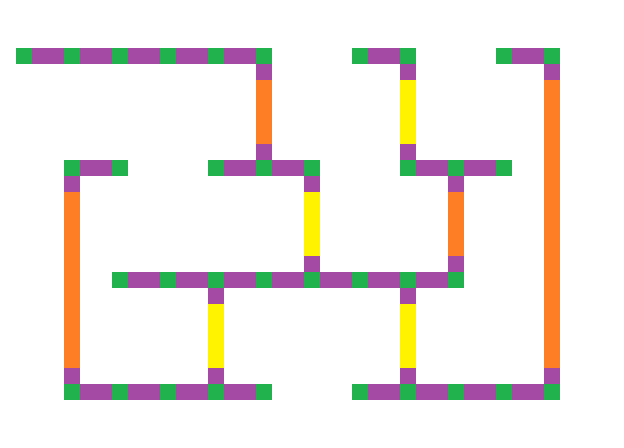
#> input picture assets/world/logic-map.png, 1248 x 896 px (shown at 1/2 size)
$ python generate_debug_map.py
#> lines starting #> are read from the running program, lines starting #| are printed output that depends on the picture
### scripts/extract_positions.py
"""Extracts the room/position graph from assets/world/logic-map.png and
prints ready-to-paste text blocks: the Sass $positions map, the HTML
position radio inputs, and the HTML direction-button edge labels.

The map is a clean, non-anti-aliased 32px-tile schematic: every tile is
one of five flat legend colors, or fully transparent (no tile / not
part of the map yet).

Legend:
  white  (255,255,255) = room floor
  green  (34,177,76)   = character standing point ("position" node)
  purple (163,73,164)  = walkable connector (normal exit)
  orange (255,127,39)  = elevator connector
  yellow (255,242,0)   = ladder connector

Not part of the build pipeline — a one-off data-extraction tool, re-run by
hand whenever logic-map.png changes; its output is pasted by hand into
scss/base/_graph.scss and html/partials/position-radios.html,
edge-radios.html, and direction-edge-buttons.html.
"""

from pathlib import Path

from PIL import Image

TILE = 32

LEGEND = {
    (255, 255, 255, 255): "room",
    (34, 177, 76, 255): "green",
    (163, 73, 164, 255): "purple",
    (255, 127, 39, 255): "orange",
    (255, 242, 0, 255): "yellow",
}

CONNECTOR_KINDS = {"purple": "walk", "orange": "elevator", "yellow": "ladder"}

DIRECTIONS = {
    "up": (0, -1),
    "right": (1, 0),
    "down": (0, 1),
    "left": (-1, 0),
}

ARROWS = {"up": "▲", "right": "▶", "down": "▼", "left": "◀"}


def classify(img, col, row):
    px = img.getpixel((col * TILE + TILE // 2, row * TILE + TILE // 2))
    return LEGEND.get(px)


def build_graph():
    path = Path(__file__).resolve().parent.parent / "assets" / "world" / "logic-map.png"
    img = Image.open(path).convert("RGBA")
    width, height = img.size
    cols, rows = width // TILE, height // TILE

    grid = [[classify(img, c, r) for c in range(cols)] for r in range(rows)]

    greens = [
        (c, r) for r in range(rows) for c in range(cols) if grid[r][c] == "green"
    ]

    def trace(c, r, dc, dr):
        kind = None
        c, r = c + dc, r + dr
        while 0 <= c < cols and 0 <= r < rows:
            cell = grid[r][c]
            if cell == "green":
                return (c, r), (kind or "walk")
            if cell in CONNECTOR_KINDS:
                found = CONNECTOR_KINDS[cell]
                if kind is None or found != "walk":
                    kind = found
                c, r = c + dc, r + dr
                continue
            return None
        return None

    nodes = {
        (c, r): idx
        for idx, (c, r) in enumerate(sorted(greens, key=lambda p: (p[1], p[0])), start=1)
    }

    result = {}
    for (c, r), idx in nodes.items():
        exits = {}
        for direction, (dc, dr) in DIRECTIONS.items():
            hit = trace(c, r, dc, dr)
            if hit:
                target_pos, kind = hit
                target_idx = nodes.get(target_pos)
                if target_idx:
                    exits[direction] = {"to": target_idx, "kind": kind}
        result[idx] = {"col": c, "row": r, "exits": exits}
    return result


# [44 lines left out: functions print_scss, print_html_inputs, print_html_facing_inputs, print_html_labels, not called in this run]


# [11 lines that do not run on import are left out]

### scripts/generate_debug_map.py
"""Generates two permanent, pre-rendered debug overlays derived from
assets/world/logic-map.png, toggled by two independent buttons/checkboxes
(see scss/world/_room.scss):

- assets/world/logic-map-colors.png: just the logic-map's node/connector
  colors (white/green/purple/orange/yellow), resized to display scale, no
  lines/labels. Toggled by the COLORS button.
- assets/world/logic-map-grid.png: just the per-tile grid, room
  boundaries, floor-anchor line, and 0-based column/row number labels, on a
  fully transparent background. Toggled by the GRID button.

Split out of a single combined "logic-map-debug.png" so grid lines and
map colors can be shown/hidden independently while testing.

Replaces the previous CSS-only overlay (repeating-linear-gradient layers +
counter-based label <span> grids in scss/world/_room.scss), which only
rendered the number labels correctly within the very first room segment.

Re-run this script whenever assets/world/logic-map.png changes:
    python scripts/generate_debug_map.py

All measurements mirror scss/base/_variables.scss - keep both in sync.
"""

from pathlib import Path

from PIL import Image, ImageDraw, ImageFont

from extract_positions import build_graph

# --- mirrors scss/base/_variables.scss ---
TILE_SIZE = 32
DISPLAY_SCALE = 2
TILE_SIZE_DISPLAY = TILE_SIZE * DISPLAY_SCALE  # 64
MOVEMENT_TILES_PER_STEP = 3
MOVEMENT_STEP_DISPLAY = TILE_SIZE_DISPLAY * MOVEMENT_TILES_PER_STEP  # 192
DEBUG_GRID_ROWS = 7
ROOM_HEIGHT_DISPLAY = DEBUG_GRID_ROWS * TILE_SIZE_DISPLAY  # 448
ENVIRONMENT_ANCHOR_ROW = 4.5

SOURCE_PATH = Path(__file__).resolve().parent.parent / "assets/world/logic-map.png"
COLORS_OUTPUT_PATH = (
    Path(__file__).resolve().parent.parent / "assets/world/logic-map-colors.png"
)
GRID_OUTPUT_PATH = (
    Path(__file__).resolve().parent.parent / "assets/world/logic-map-grid.png"
)

GRID_LINE_COLOR = (255, 255, 255, 40)
ROOM_LINE_COLOR = (255, 176, 0, 180)
ANCHOR_LINE_COLOR = (0, 170, 255, 230)
LABEL_COLOR = (0, 255, 136, 255)
LABEL_OUTLINE_COLOR = (0, 0, 0, 255)
NODE_LABEL_COLOR = (255, 60, 220, 255)


def load_label_font() -> ImageFont.FreeTypeFont:
    for candidate in ("consola.ttf", "arial.ttf", "DejaVuSans.ttf"):
        try:
            return ImageFont.truetype(candidate, 16)
        except OSError:
            continue
    return ImageFont.load_default()


def draw_outlined_text(draw: ImageDraw.ImageDraw, xy, text, font, color=LABEL_COLOR) -> None:
    x, y = xy
    for dx, dy in ((-1, 0), (1, 0), (0, -1), (0, 1)):
        draw.text((x + dx, y + dy), text, font=font, fill=LABEL_OUTLINE_COLOR)
    draw.text((x, y), text, font=font, fill=color)


def main() -> None:
    source = Image.open(SOURCE_PATH).convert("RGBA")
#> source is the input picture: PIL image 1248x896 RGBA; mean R, G, B, A 110.3, 104.8, 100.7, 123.5
    width, height = source.width * DISPLAY_SCALE, source.height * DISPLAY_SCALE
#> width = 2496; height = 1792
    colors_map = source.resize((width, height), Image.NEAREST)
    colors_map.save(COLORS_OUTPUT_PATH)
    print(f"Wrote {COLORS_OUTPUT_PATH} ({width}x{height})")
#| Wrote assets/world/logic-map-colors.png (2496x1792)

    overlay = Image.new("RGBA", (width, height), (0, 0, 0, 0))
#> overlay: PIL image 2496x1792 RGBA; every value is 0
    draw = ImageDraw.Draw(overlay)

    # Per-tile grid.
    for x in range(0, width + 1, TILE_SIZE_DISPLAY):
        draw.line([(x, 0), (x, height)], fill=GRID_LINE_COLOR, width=1)
    for y in range(0, height + 1, TILE_SIZE_DISPLAY):
        draw.line([(0, y), (width, y)], fill=GRID_LINE_COLOR, width=1)

    # Room boundaries.
    for x in range(0, width + 1, MOVEMENT_STEP_DISPLAY):
        draw.line([(x, 0), (x, height)], fill=ROOM_LINE_COLOR, width=2)
    for y in range(0, height + 1, ROOM_HEIGHT_DISPLAY):
        draw.line([(0, y), (width, y)], fill=ROOM_LINE_COLOR, width=2)

    # Floor-anchor line, repeated once per room segment.
    anchor_offset = round(ENVIRONMENT_ANCHOR_ROW * TILE_SIZE_DISPLAY)
    for room_top in range(0, height, ROOM_HEIGHT_DISPLAY):
        y = room_top + anchor_offset
        draw.line([(0, y), (width, y)], fill=ANCHOR_LINE_COLOR, width=2)

    # Column / row index labels (0-based, matches col/row in $positions).
    font = load_label_font()
    for col, x in enumerate(range(0, width, TILE_SIZE_DISPLAY)):
        draw_outlined_text(draw, (x + 3, 1), str(col), font)
    for row, y in enumerate(range(0, height, TILE_SIZE_DISPLAY)):
        draw_outlined_text(draw, (1, y + 1), str(row), font)

    # Position-node ids ($positions in base/_variables.scss), centered on
    # each green standing-point tile, for cross-referencing coordinates in
    # conversation without having to count tiles by hand.
    node_font = load_label_font()
    for idx, node in build_graph().items():
#> in classify, `px = img.getpixel((col * TILE + TILE // 2, row * TILE + TILE // 2))`: px = (0, 0, 0, 0)
#> in build_graph, `grid = [[classify(img, c, r) for c in range(cols)] for r in range(rows)]`: grid = 28 items
#> in build_graph, `greens = [ (c, r) for r in range(rows) for c in range(cols) if grid[r]..`: greens = 36 pairs, first value 1 to 34, second value 3 to 24
#> in build_graph, `nodes = { (c, r): idx for idx, (c, r) in enumerate(sorted(greens, key=..`: nodes = 36 items
#> the loop in build_graph, `for (c, r), idx in nodes.items():` made 36 passes
        x = node["col"] * TILE_SIZE_DISPLAY
#> x = 64
        y = node["row"] * TILE_SIZE_DISPLAY
        draw_outlined_text(
            draw, (x + 4, y + TILE_SIZE_DISPLAY // 2 - 8), str(idx), node_font, NODE_LABEL_COLOR
        )

    overlay.save(GRID_OUTPUT_PATH)
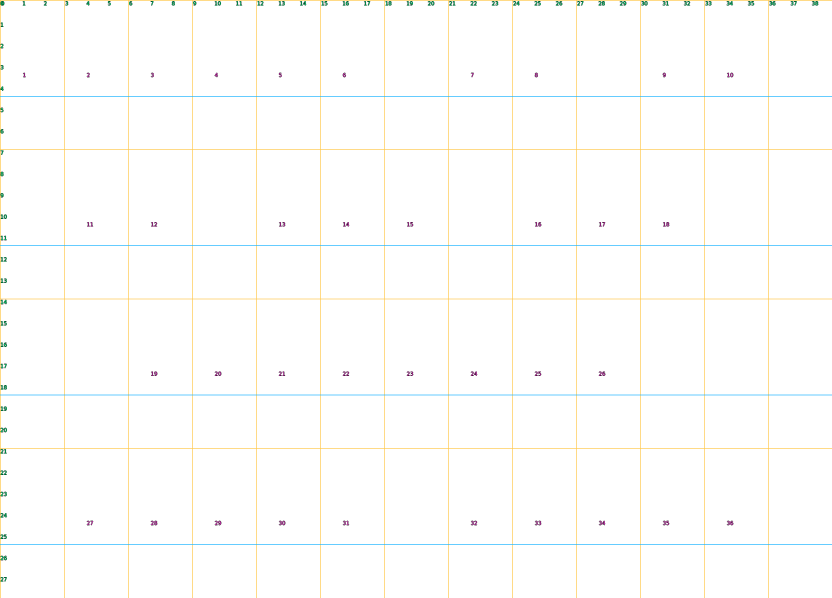
#> saved as logic-map-grid.png: PIL image 2496x1792 RGBA (shown at 1/3 size); mean R, G, B, A 9.9, 9.6, 7.3, 5.4; transparent parts drawn white
    print(f"Wrote {GRID_OUTPUT_PATH} ({width}x{height})")
#| Wrote assets/world/logic-map-grid.png (2496x1792)


if __name__ == "__main__":
    main()
